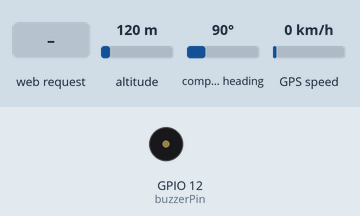
Recording of a sketch running on a simulated ESP32. On the bench: buzzer (waves = sounding, pin HIGH). The inputs (shaded band) are chosen by the test bench; at power-on: altitude 120 m, compass heading 90°, GPS speed 0 km/h. WiFi joins after 1.5 s; servers stay silent unless stated; the GPS gets a fix after 3 s at 37.7749, -122.4194 with 8 satellites; what the sketch prints to the serial monitor is not drawn.

Above: at 2.7 s.
2.8 s: HTTP request GET /on received
At 3.9 s:
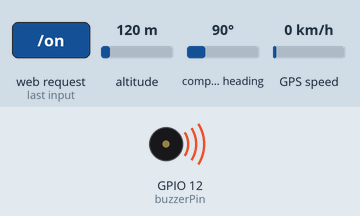
4.3 s: HTTP request GET /off received
At 5.1 s:
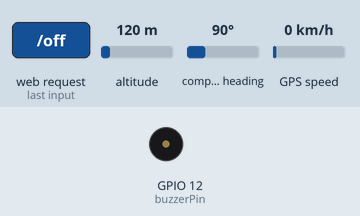
Timing chart, 0 to 7.3 s (numbered marks = the images above; inputs shaded):
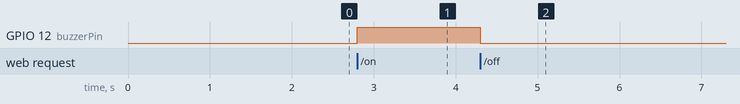

Measured:
- after the input at 2.8 s, GPIO 12 (buzzerPin): LOW → HIGH at once
- after the input at 4.3 s, GPIO 12 (buzzerPin): HIGH → LOW at once

The sketch:

iot.ino
```cpp
#include <WiFi.h>
#include <TinyGPSPlus.h>
#include <WebServer.h>

// === Wi-Fi ===
const char* ssid = "QWERTY";
const char* password = "1234567890";

// IP fixe
IPAddress local_ip(192, 168, 137, 200);
IPAddress gateway(192, 168, 137, 1);
IPAddress subnet(255, 255, 255, 0);

// === GPS (UART2) ===
#define RXD2 16
#define TXD2 17
#define GPSBaud 9600
TinyGPSPlus gps;
HardwareSerial neogps(2);

// === Buzzer ===
const int buzzerPin = 12;

// === Serveur HTTP ===
WebServer server(80);

void handleOn() {
  digitalWrite(buzzerPin, HIGH);
  server.send(200, "text/plain", "Buzzer ON");
}

void handleOff() {
  digitalWrite(buzzerPin, LOW);
  server.send(200, "text/plain", "Buzzer OFF");
}

void handleGPS() {
  String response;
  if (gps.location.isValid()) {
    response = "{";
    response += "\"lat\":" + String(gps.location.lat(), 6) + ",";
    response += "\"lon\":" + String(gps.location.lng(), 6) + ",";
    response += "\"alt\":" + String(gps.altitude.meters(), 2);
    response += "}";
  } else {
    response = "{\"message\":\"Pas de fix GPS\"}";
  }

  server.send(200, "application/json", response);
}

void setup() {
  Serial.begin(115200);
  pinMode(buzzerPin, OUTPUT);
  digitalWrite(buzzerPin, LOW);

  neogps.begin(GPSBaud, SERIAL_8N1, RXD2, TXD2);
  WiFi.config(local_ip, gateway, subnet);
  WiFi.begin(ssid, password);

  Serial.print("Connexion Wi-Fi...");
  while (WiFi.status() != WL_CONNECTED) {
    delay(500);
    Serial.print(".");
  }
  Serial.println("\n✅ Wi-Fi connecté !");
  Serial.println(WiFi.localIP());

  // Routes HTTP
  server.on("/on", handleOn);
  server.on("/off", handleOff);
  server.on("/gps", handleGPS);

  server.begin();
}

void loop() {
  // Lire les trames GPS
  while (neogps.available()) {
    gps.encode(neogps.read());
  }

  // Traiter les requêtes
  server.handleClient();
}
```
